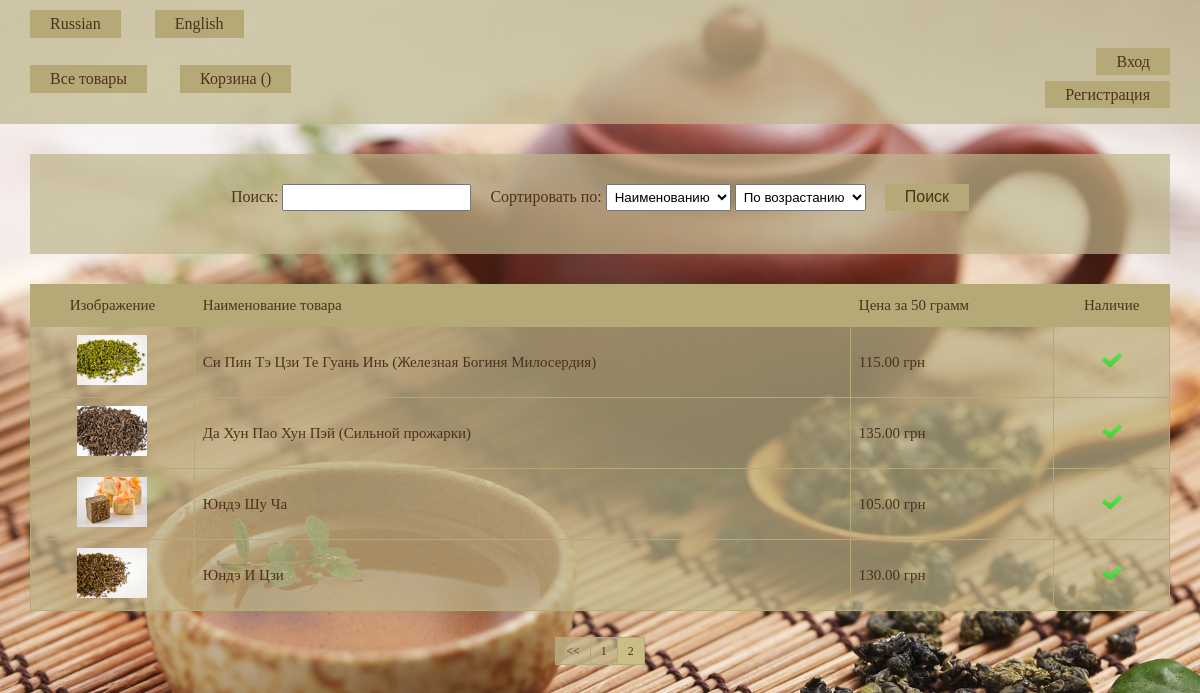
/en/tea/2/, run on the app's committed database.
### tea/models.py (models this page shows, shortened)
class Product(models.Model):
    name = models.CharField(max_length=100)
    category = models.ForeignKey(Category, on_delete=models.CASCADE)
    price = models.DecimalField(max_digits=10, decimal_places=2)
    quantity = models.PositiveIntegerField()
    photo = models.ImageField(default='None', upload_to='products_photo/')
    user = models.ForeignKey(User, null=True)

### tea/views.py (the view)
# urls.py: url(r'^(?P<page>\d+)/$', ProductsList.as_view(), name='products_list'),
class ProductsList(ListView):
    model = Product
    template_name = 'index.html'
    context_object_name = 'products'
    paginate_by = 5
    def get_context_data(self, **kwargs):
        context = super(ProductsList, self).get_context_data(**kwargs)
        context['cart'] = Cart(self.request)
        return context
    def get_queryset(self):
        queryset = super(ProductsList, self).get_queryset()
        search = self.request.GET.get('search', None)
        sort = self.request.GET.get('sort', None)
        by = self.request.GET.get('by', None)
        if search is not None and sort is not None:
            return queryset.filter(Q(name__icontains=search) |
                                   Q(price__icontains=search) |
                                   Q(quantity__icontains=search)
                                   ).order_by(by + sort)
        if search is not None:
            return queryset.filter(Q(name__icontains=search) |
                                   Q(price__icontains=search) |
                                   Q(quantity__icontains=search))
        if sort is not None:
            return queryset.order_by(by + sort)
        return queryset

### templates/index.html (shortened to what this page needs)
{% extends "base.html" %}
{% load staticfiles %}
{% load i18n %}
{% block content %}
    <div class="filter form">
        {% include 'sort_and_search.html' %}
    </div>
    <table class="products">
        <thead>
            <tr>
                <td class="image">{% trans "Изображение" %}</td>
                <td>{% trans "Наименование товара" %}</td>
                <td>{% trans "Цена за 50 грамм" %}</td>
                {% if user.is_authenticated %}
                    <td>{% trans "Количество" %}</td>
                {% else %}
                    <td style="text-align: center;">{% trans "Наличие" %}</td>
                {% endif %}
            </tr>
        </thead>
        <tbody>
            {% if products %}
                {% for product in  products %}
                    <tr class="hover_tr">
                        <td class="image"><img src='{{ product.photo.url }}'></td>
                        <td>
                            <a class="name_product" href="{% url 'product_detail' id=product.id %}">{{product.name}}</a>
                        </td>
                        <td>{{product.price}} грн</td>
                        {% if user.is_authenticated %}
                            {% comment %}Translators: грамм{% endcomment %}
                            <td>{{product.quantity}} {% trans "гр" %}</td>
                        {% else %}
                            {% if product.quantity > 0 %}
                                <td class="existence"><img src='{% static "images/yes.png" %}' title='{% trans "Есть в наличии" %}'></td>
                            {% else %}
                                <td class="existence"><img src='{% static "images/no.png" %}' title='{% trans "Нет в наличии" %}'></td>
                            {% endif %}
                        {% endif %}
                    </tr>
                {% endfor %}
            {% endif %}
        </tbody>
    </table>
    {% if is_paginated %}
        <div class="pagination">
            <ul>
                {% if page_obj.has_previous %}
                    <li>
                        <a href="{% url 'products_list' page=page_obj.previous_page_number %}{% if request.GET.urlencode %}?{{request.GET.urlencode }}{% endif %}">
                            <<
                        </a>
                    </li>
                {% endif %}
                {% for page in page_obj.paginator.page_range %}
                    {% if page_obj.number == page %}
                        <li class="active">
                            <a href="{% url 'products_list' page=page %}{% if request.GET.urlencode %}?{{request.GET.urlencode }}{% endif %}">
                                {{page}}
                            </a>
                        </li>
                    {% else %}
                        <li>
                            <a href="{% url 'products_list' page=page %}{% if request.GET.urlencode %}?{{request.GET.urlencode }}{% endif %}">
                                {{page}}
                            </a>
                        </li>
                    {% endif %}
                {% endfor %}
            </ul>
        </div>
    {% endif %}
{% endblock %}

### static/css/style.css (style rules this page uses)
html, body, div, span, a, img, strong, b, u, i, ol, ul, li, form, label, table, tbody, thead, tr, th, td, article, aside, footer, header, menu, nav, h1,h2,h3, p { margin: 0; padding: 0; border: 0; }
html, body { height: 100%; width: 100%; }
table { border-collapse: collapse; border-spacing: 0; }
body { background: url(../images/back.jpg) no-repeat; background-size: cover; background-attachment: fixed; }
.products { background-color: rgba(190, 181, 138, 0.7); color: #4D321B; margin: 30px; width: 95%; font-size: 15px; }
.products thead { background-color: #b4a977; line-height: 25px; }
.products .hover_tr { -moz-transition: background-color 0.3s 0.1s ease; -o-transition: background-color 0.3s 0.1s ease; -webkit-transition: background-color 0.3s 0.1s ease; }
.existence { text-align: center; }
.existence img { width: 20px; }
.products td { padding: 8px; border: 1px solid #b4a977; }
.image { text-align: center; }
.image img { width: 70px; height: 50px; }
.name_product { text-decoration: none; color: #4D321B; }
.pagination { text-align: center; margin-top: 20px; margin-bottom: 50px; }
.pagination ul { font-size:0; line-height:0; letter-spacing:-1px; }
.pagination ul li { display: inline-block; letter-spacing: normal; line-height: 20px; font-size: 11.9px; }
.pagination ul li:first-child a { border-left-width: 1px; }
.pagination ul li a { background-color: rgba(190, 181, 138, 0.7); border-color: #b4a977; border-style: solid; border-width: 1px 1px 1px 0; color: #4d321b; padding: 6px 10px; text-decoration: none; -moz-transition: background-color 0.3s 0.1s ease; -o-transition: background-color 0.3s 0.1s ease; -webkit-transition: background-color 0.3s 0.1s ease; }
.pagination ul li a:hover, .pagination ul li a:focus, .pagination ul .active a { background-color: #CABE87; }
.pagination ul .active a { cursor: default; }
.filter { width: 95%; font-size: 16px; }
.form form p, .form { text-align: center; }
.form { margin: 0 auto; margin-top: 30px; background-color: rgba(190, 181, 138, 0.7); padding: 30px 0; color: #4d321b; }

### data on the page
Product: photo (picture), name "Си Пин Тэ Цзи Те Гуань Инь (Железная Богиня Милосердия)", price "115.00"
Product: photo (picture), name "Да Хун Пао Хун Пэй (Сильной прожарки)", price "135.00"
Product: photo (picture), name "Юндэ Шу Ча", price "105.00"
Product: photo (picture), name "Юндэ И Цзи", price "130.00"

### other printed values
{{ lang_name }} "Russian" "English"
{{ page }} "1"
{{ page }} "2"
